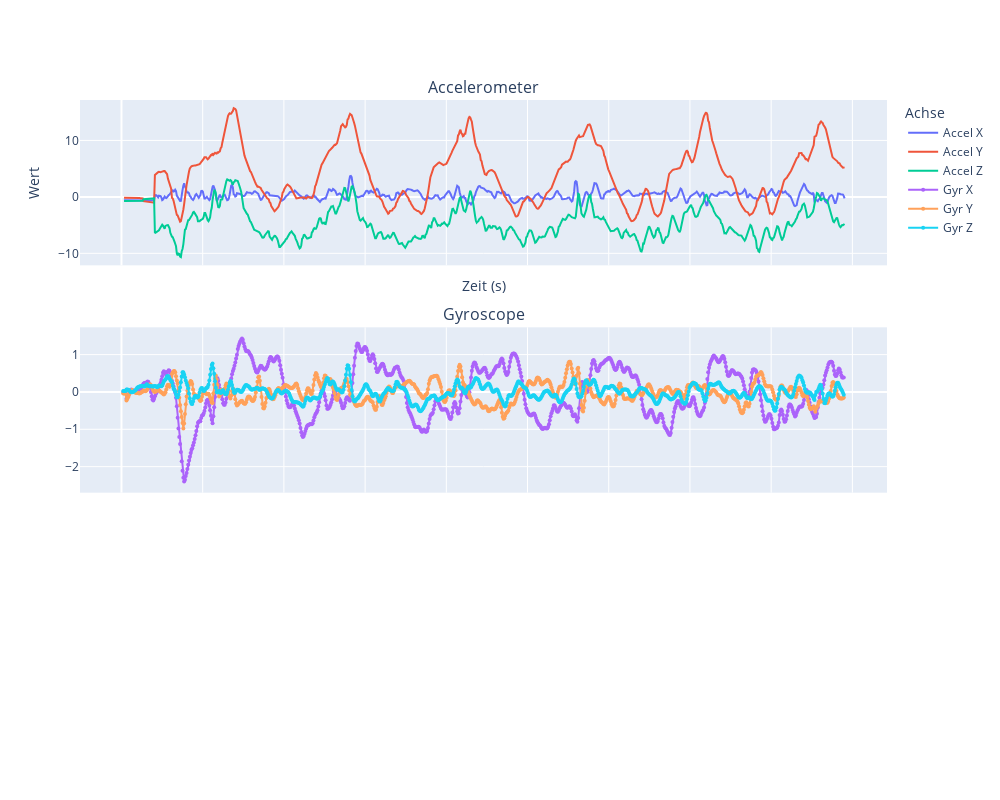

The code cell stored with this chart in its notebook:
### Code cell
compare_acc_gyr(acc_sq,gyr_sq)

### Figure 1 — Plotly figure (JSON) as saved in the notebook; plotly's stock layout.template omitted (floating-point values rounded to 4 significant figures; data arrays with more than 128 entries replaced by an {"elided": "..."} marker saying what was removed)
{"data": [{"name": "Accel X", "type": "scatter", "x": {"elided": "888 float values"}, "y": {"elided": "888 float values"}}, {"name": "Accel Y", "type": "scatter", "x": {"elided": "888 float values"}, "y": {"elided": "888 float values"}}, {"name": "Accel Z", "type": "scatter", "x": {"elided": "888 float values"}, "y": {"elided": "888 float values"}}, {"marker": {"size": 4}, "mode": "lines+markers", "name": "Gyr X", "type": "scatter", "x": {"elided": "888 float values"}, "xaxis": "x2", "y": {"elided": "888 float values"}, "yaxis": "y2"}, {"marker": {"size": 4}, "mode": "lines+markers", "name": "Gyr Y", "type": "scatter", "x": {"elided": "888 float values"}, "xaxis": "x2", "y": {"elided": "888 float values"}, "yaxis": "y2"}, {"marker": {"size": 4}, "mode": "lines+markers", "name": "Gyr Z", "type": "scatter", "x": {"elided": "888 float values"}, "xaxis": "x2", "y": {"elided": "888 float values"}, "yaxis": "y2"}], "layout": {"annotations": [{"font": {"size": 16}, "showarrow": false, "text": "Accelerometer", "x": 0.5, "xanchor": "center", "xref": "paper", "y": 1, "yanchor": "bottom", "yref": "paper"}, {"font": {"size": 16}, "showarrow": false, "text": "Gyroscope", "x": 0.5, "xanchor": "center", "xref": "paper", "y": 0.6333, "yanchor": "bottom", "yref": "paper"}], "height": 800, "legend": {"title": {"text": "Achse"}}, "width": 1000, "xaxis": {"anchor": "y", "domain": [0, 1], "matches": "x3", "showticklabels": false, "title": {"text": "Zeit (s)"}}, "xaxis2": {"anchor": "y2", "domain": [0, 1], "matches": "x3", "showticklabels": false}, "xaxis3": {"anchor": "y3", "domain": [0, 1]}, "yaxis": {"anchor": "x", "domain": [0.7333, 1], "title": {"text": "Wert"}}, "yaxis2": {"anchor": "x2", "domain": [0.3667, 0.6333]}, "yaxis3": {"anchor": "x3", "domain": [0, 0.2667]}}}
